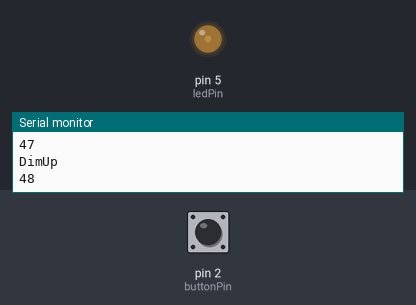
This sketch was run on a simulated Arduino Uno, built with avr-gcc and run on an emulated ATmega328P. On the bench: output pins drawn as LEDs (lit = HIGH), the last lines printed to the serial monitor. The inputs (shaded band) are chosen by the test bench; at power-on: pin 2 (buttonPin) HIGH.

Above: at 1.2 s.
1.3 s: pin 2 (buttonPin) pulled LOW for 3.2 s
At 3.7 s:
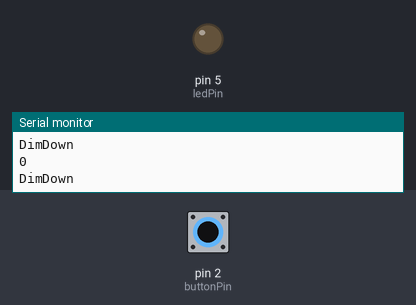
7.5 s: pin 2 (buttonPin) pulled LOW for 0.15 s
At 7.67 s:
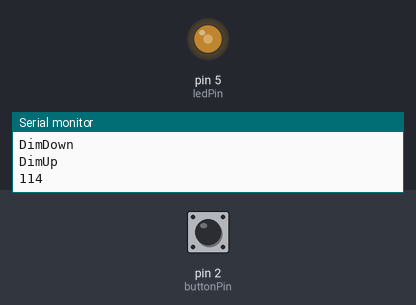
10.5 s: pin 2 (buttonPin) pulled LOW for 1 s
At 14.4 s:
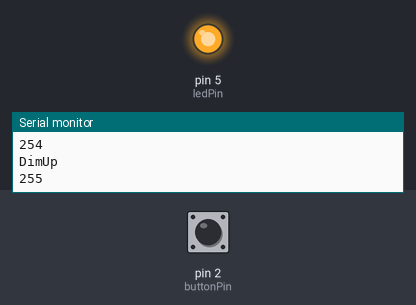
Timing chart, 0 to 15.9 s (numbered marks = the images above; inputs shaded):
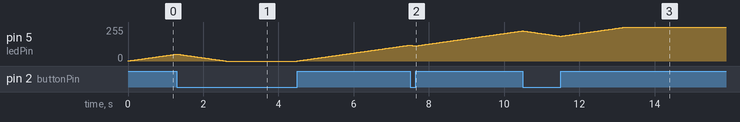

The sketch:

sketch_janDimUp-Down.ino
```cpp
/*
 (Arduino UNO)
    [D2]+---------------------------+[Kabel Braun]
        |                           |
    [D5]+---------+[Kabel blau]    [D2]
        |         |[D5]             |
        |    100Ω[R] ---+           |[Taster]
        |              _|_          |
        |    [LED Gelb]\ /          |
        |               |           |
        |               |           |
        |[Kabel schwarz]|           |[Kabel rot]
        +-[GND]---------+-----------+
          [Kabel schwarz]


  Drücken von Taster löscht LED langsam, loslassen lässt LED langsam erhellen.
 */

const int ledPin = 5;
const int buttonPin = 2;
int ledValue = 0;
int step = 1;
int delayStep = 25;

void setup() {
  Serial.begin(9600);
  pinMode(ledPin, OUTPUT);
  pinMode(buttonPin, INPUT_PULLUP);
}

void loop() {
  int sensorVal = digitalRead(buttonPin);
  analogWrite(ledPin, ledValue);
  if (sensorVal == HIGH) {
    dimUp();
  } else {
    dimDown();
  }
}


void dimUp() {
  if (ledValue >= 255) {
    ledValue = 255;
    analogWrite(ledPin, ledValue);
  } else {
    ledValue = ledValue + step;
    analogWrite(ledPin, ledValue);
    Serial.println("DimUp");
    Serial.println(ledValue);
    delay(delayStep);
  }
}

void dimDown() {

  if (ledValue <= 0) {
    ledValue = 0;
    analogWrite(ledPin, ledValue);
  } else {
    ledValue = ledValue - step;
    analogWrite(ledPin, ledValue);
    Serial.println(ledValue);
    Serial.println("DimDown");
    delay(delayStep);
  }
}
```
